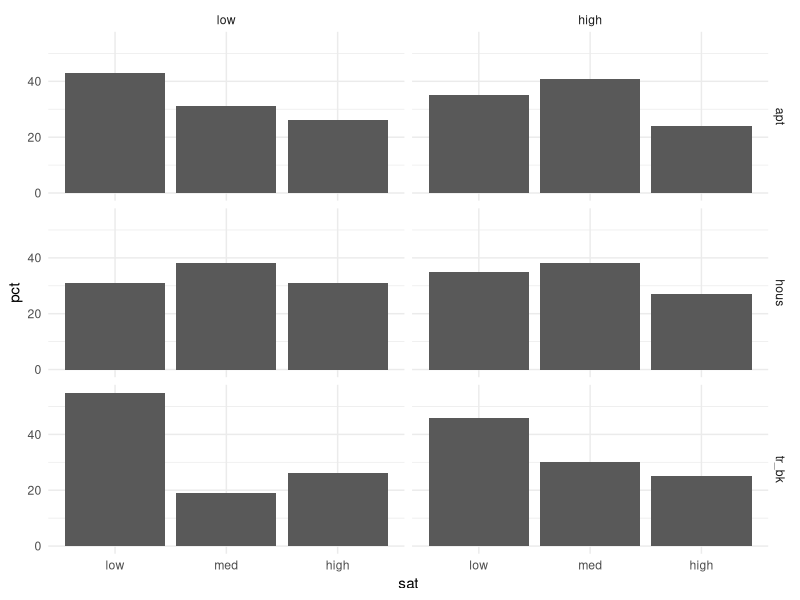

Reproduce this figure in R.
## ---- chunk 1
library(tidyverse)
library(viridis)
library(nnet)
knitr::opts_chunk$set(
	echo = TRUE,
	warning = FALSE,
	fig.width = 8, 
  fig.height = 6,
  out.width = "90%"
)
options(
  ggplot2.continuous.colour = "viridis",
  ggplot2.continuous.fill = "viridis"
)
scale_colour_discrete = scale_colour_viridis_d
scale_fill_discrete = scale_fill_viridis_d
theme_set(theme_minimal() + theme(legend.position = "bottom"))
## ---- chunk 2
df_low = tibble(
  conx = rep(c("low", "high"), 3),
  hous_tp = rep(c("tr_bk", "apt", "hous"), each = 2),
  values = c(65, 34, 130, 141, 67, 130)
) %>% 
  mutate(sat = "low") 

df_med = tibble(
  conx = rep(c("low", "high"), 3),
  hous_tp = rep(c("tr_bk", "apt", "hous"), each = 2),
  values = c(54, 47, 76, 116, 48, 105)
) %>% 
  mutate(sat = "med")

df_high = tibble(
  conx = rep(c("low", "high"), 3),
  hous_tp = rep(c("tr_bk", "apt", "hous"), each = 2),
  values = c(100, 100, 111, 191, 62, 104)
) %>% 
  mutate(sat = "high")

df_sum = union(df_low, df_med) %>% 
  union(df_high) %>% 
  unnest() %>% 
  pivot_wider(names_from = sat, values_from = values) %>% 
  group_by(conx, hous_tp) %>% 
  mutate(n = sum(low, med, high))


df_tbl = df_sum %>% 
  group_by(conx, hous_tp) %>% 
  summarize(low_pct = round(low/n*100, digits = 0),
            med_pct = round(med/n*100, digits = 0),
            high_pct = round(high/n*100, digits = 0)
  )
## ---- chunk 3
df_tbl %>% knitr::kable()
## ---- chunk 4
df_tidy_tbl = df_tbl %>% 
  pivot_longer(cols = c(low_pct, med_pct, high_pct), names_to = "sat", values_to = "pct") %>% 
  ungroup() %>% 
  mutate(sat = str_remove(sat, "_pct$"),
         sat = factor(sat, labels = c("low", "med", "high")),
         conx = factor(conx, labels = c("low", "high")))
## ---- chunk 5
df_tidy_tbl %>% 
  ggplot(aes(x = sat, y = pct)) +
  geom_col() +
  scale_fill_brewer(palette = "Blues") +
  facet_grid(hous_tp~conx)
## ---- chunk 6
hagen.multi = nnet::multinom(cbind(low, med, high) ~ conx + hous_tp, data = df_sum)

summary(hagen.multi)
## ---- chunk 7
pihat = predict(hagen.multi, type = "probs") 
m = rowSums(df_sum[3:5])
res.pearson = (df_sum[3:5] - pihat * m) / sqrt(pihat * m)
## ---- chunk 8
G.stat = sum(res.pearson ^ 2) # Generalized Pearson Chisq Stat
G.stat
pval = 1 - pchisq(G.stat, df = (6 - 4) * (3 - 1))
pval
## ---- chunk 9


